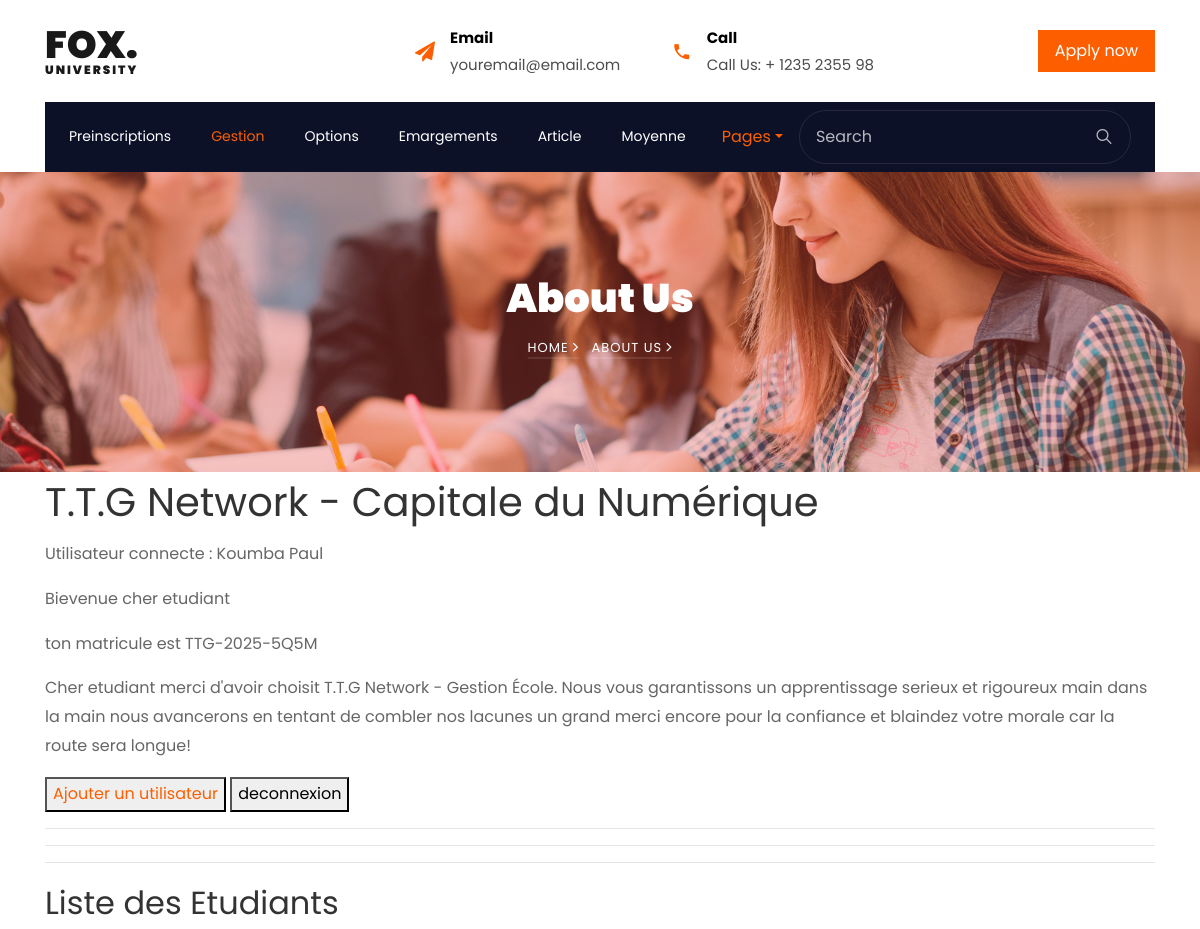
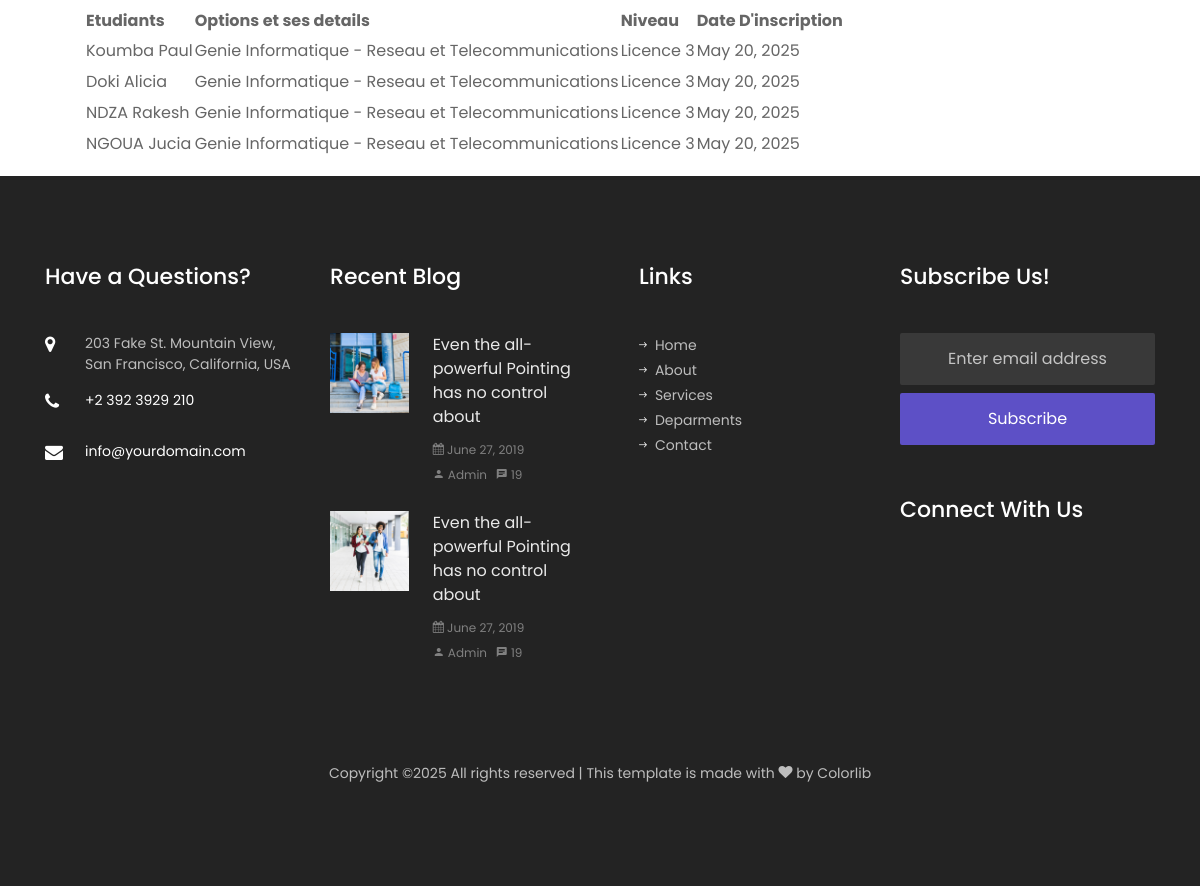
The page /etudiant (signed in) on the database its author committed (2 pictures, top to bottom).
### Projet_annee/models.py (models this page shows, shortened)
class User(AbstractUser):
    ROLES = (
        ('admin', 'Administrateur'),
        ('formateur', 'Formateur'),
        ('etudiant', 'Étudiant'),
        ('parent', 'Parent'),
    )
    role = models.CharField(max_length=20, choices=ROLES)
    code_formateur = models.CharField(max_length=10, unique=True, null=True, blank=True)
    code_parent = models.CharField(max_length=10, unique=True, null=True, blank=True)
    matricule = models.CharField(max_length=30, unique=True, null=True, blank=True)

class Etudiant(models.Model):
    user = models.OneToOneField(User, on_delete=models.CASCADE, limit_choices_to={'role': 'etudiant'})
    option = models.ForeignKey(Option, on_delete=models.SET_NULL, null=True)
    niveau = models.ForeignKey(Niveau, on_delete=models.SET_NULL, null=True)
    date_inscription = models.DateField(default=timezone.now)

class Option(models.Model):
    nom = models.CharField(max_length=100)
    filiere = models.ForeignKey(Filiere, on_delete=models.CASCADE)
    def __str__(self):
        return f"{self.nom} - {self.filiere.nom}"

class Filiere(models.Model):
    nom = models.CharField(max_length=100)

class Niveau(models.Model):
    nom = models.CharField(max_length=50)
    def __str__(self):
        return self.nom

### Projet_annee/views.py (the view)
# urls.py: path('etudiant', views.etudiants_view, name='etudiant'),
@login_required
def etudiants_view(request):
    etudiants = Etudiant.objects.all()
    return render(request, 'liste_etudiants.html', {'etudiants': etudiants})

### Projet_annee/templates/liste_etudiants.html (shortened to what this page needs)
{% extends "base.html" %}
{% block content %}
  <hr>
  <h2>Liste des Etudiants</h2>
  <ul>
      <table>
        <tr>
          <th>Etudiants</th>
          <th>Options et ses details</th>
          <th>Niveau</th>
          <th>Date D'inscription</th>
        </tr>
        {% for etudiant in etudiants %}
        <tr>
          <td>{{ etudiant.user }}</td>
          <td>{{ etudiant.option }}</td>
          <td>{{ etudiant.niveau }}</td>
          <td>{{ etudiant.date_inscription }}</td>
        </tr>
        {% endfor %}
      </table>
  </ul>
{% endblock %}

### Projet_annee/templates/base.html (shortened to what this page needs)
<!DOCTYPE html>
{% load static  %}
<html lang="en">
  <head>
    <link rel="stylesheet" href="{% static 'css/open-iconic-bootstrap.min.css' %}">
    <link rel="stylesheet" href="{% static 'css/animate.css' %}">
    <link rel="stylesheet" href="{% static 'css/owl.carousel.min.css' %}">
    <link rel="stylesheet" href="{% static 'css/owl.theme.default.min.css' %}">
    <link rel="stylesheet" href="{% static 'css/magnific-popup.css' %}">
    <link rel="stylesheet" href="{% static 'css/aos.css' %}">
    <link rel="stylesheet" href="{% static 'css/ionicons.min.css' %}">
    <link rel="stylesheet" href="{% static 'css/flaticon.css' %}">
    <link rel="stylesheet" href="{% static 'css/icomoon.css' %}">
    <link rel="stylesheet" href="{% static 'css/style.css' %}">
  </head>
  <body>
	  <div class="bg-top navbar-light">
    	<div class="container">
    		<div class="row no-gutters d-flex align-items-center align-items-stretch">
    			<div class="col-md-4 d-flex align-items-center py-4">
    				<a class="navbar-brand" href="index.html">Fox. <span>University</span></a>
    			</div>
	    		<div class="col-lg-8 d-block">
		    		<div class="row d-flex">
					    <div class="col-md d-flex topper align-items-center align-items-stretch py-md-4">
					    	<div class="icon d-flex justify-content-center align-items-center"><span class="icon-paper-plane"></span></div>
					    	<div class="text">
					    		<span>Email</span>
						    	<span>youremail@email.com</span>
						    </div>
					    </div>
					    <div class="col-md d-flex topper align-items-center align-items-stretch py-md-4">
					    	<div class="icon d-flex justify-content-center align-items-center"><span class="icon-phone2"></span></div>
						    <div class="text">
						    	<span>Call</span>
						    	<span>Call Us: + 1235 2355 98</span>
						    </div>
					    </div>
					    <div class="col-md topper d-flex align-items-center justify-content-end">
					    	<p class="mb-0">
					    		<a href="#" class="btn py-2 px-3 btn-primary d-flex align-items-center justify-content-center">
					    			<span>Apply now</span>
					    		</a>
					    	</p>
					    </div>
				    </div>
			    </div>
		    </div>
		  </div>
    </div>
	  <nav class="navbar navbar-expand-lg navbar-dark bg-dark ftco-navbar-light" id="ftco-navbar">
	    <div class="container d-flex align-items-center px-4">
	      <form action="#" class="searchform order-lg-last">
          <div class="form-group d-flex">
            <input type="text" class="form-control pl-3" placeholder="Search">
            <button type="submit" placeholder="" class="form-control search"><span class="ion-ios-search"></span></button>
          </div>
        </form>
	      <div class="collapse navbar-collapse" id="ftco-nav">
	        <ul class="navbar-nav mr-auto">
	        	<li class="nav-item"><a href="{% url 'preinscription' %}" class="nav-link pl-0">Preinscriptions</a></li>
	        	<li class="nav-item active"><a href="{% url 'admin:index' %}" class="nav-link">Gestion</a></li>
	        	<li class="nav-item"><a href="{% url 'options' %}" class="nav-link">Options</a></li>
	        	<li class="nav-item"><a href="{% url 'liste_emargements' %}" class="nav-link">Emargements</a></li>
	        	<li class="nav-item"><a href="{% url 'article' %}" class="nav-link">Article</a></li>
	          <li class="nav-item"><a href="{% url 'recherche_moyenne' %}" class="nav-link">Moyenne</a></li>
	        </ul>
	      </div>
        <div class="nav-item dropdown">
                    <a href="#" class="nav-link dropdown-toggle" data-bs-toggle="dropdown">Pages</a>
	    </div>
	  </nav>
    <section class="hero-wrap hero-wrap-2" style="background-image: url('static/images/bg_1.jpg');">
      <div class="overlay"></div>
      <div class="container">
        <div class="row no-gutters slider-text align-items-center justify-content-center">
          <div class="col-md-9 ftco-animate text-center">
            <h1 class="mb-2 bread">About Us</h1>
            <p class="breadcrumbs"><span class="mr-2"><a href="index.html">Home <i class="ion-ios-arrow-forward"></i></a></span> <span>About us <i class="ion-ios-arrow-forward"></i></span></p>
          </div>
        </div>
      </div>
    </section>
      <section>
          <div class="container border:10px-solid-black ">
    <header>
      <h1>T.T.G Network - Capitale du Numérique</h1>
      <main>
          <p>Utilisateur connecte : {{user}}</p>
            {% if user.is_authenticated %}
            {% if user.role %}
            <p>Bievenue cher {{user.role}} </p>
            {% else %}
            <p>Bievenue cher Admin </p>
            {% endif %}
              {% if user.matricule %}
              <p>ton matricule est {{user.matricule}}</p>
              <p>
                  Cher etudiant merci d'avoir choisit T.T.G Network - Gestion École.
                  Nous vous garantissons un apprentissage serieux et rigoureux main dans
                  la main nous avancerons en tentant de combler nos lacunes un grand merci
                  encore pour la confiance et blaindez votre morale car la route sera longue!
              </p>
              {% endif %}
            {% endif %}
          <button><a href="{% url 'urlregister' %}">Ajouter un utilisateur</a></button>
          <a href="{% url 'urllogout' %}"><button>deconnexion</button></a>
          <hr>
          <hr>
        </main>
    </header>
      </section>
        <div class="container">
          {% block content %}{% endblock %}
        </div>
      <footer class="ftco-footer ftco-bg-dark ftco-section">
      <div class="container">
        <div class="row mb-5">
          <div class="col-md-6 col-lg-3">
            <div class="ftco-footer-widget mb-5">
            	<h2 class="ftco-heading-2">Have a Questions?</h2>
            	<div class="block-23 mb-3">
	              <ul>
	                <li><span class="icon icon-map-marker"></span><span class="text">203 Fake St. Mountain View, San Francisco, California, USA</span></li>
	                <li><a href="#"><span class="icon icon-phone"></span><span class="text">+2 392 3929 210</span></a></li>
	                <li><a href="#"><span class="icon icon-envelope"></span><span class="text">info@yourdomain.com</span></a></li>
	              </ul>
	            </div>
            </div>
          </div>
          <div class="col-md-6 col-lg-3">
            <div class="ftco-footer-widget mb-5">
              <h2 class="ftco-heading-2">Recent Blog</h2>
              <div class="block-21 mb-4 d-flex">
                <a class="blog-img mr-4" style="background-image: url(static/images/image_1.jpg);"></a>
                <div class="text">
                  <h3 class="heading"><a href="#">Even the all-powerful Pointing has no control about</a></h3>
                  <div class="meta">
                    <div><a href="#"><span class="icon-calendar"></span> June 27, 2019</a></div>
                    <div><a href="#"><span class="icon-person"></span> Admin</a></div>
                    <div><a href="#"><span class="icon-chat"></span> 19</a></div>
                  </div>
                </div>
              </div>
              <div class="block-21 mb-5 d-flex">
                <a class="blog-img mr-4" style="background-image: url(static/images/image_2.jpg);"></a>
                <div class="text">
                  <h3 class="heading"><a href="#">Even the all-powerful Pointing has no control about</a></h3>
                  <div class="meta">
                    <div><a href="#"><span class="icon-calendar"></span> June 27, 2019</a></div>
                    <div><a href="#"><span class="icon-person"></span> Admin</a></div>
                    <div><a href="#"><span class="icon-chat"></span> 19</a></div>
                  </div>
                </div>
              </div>
            </div>
          </div>
          <div class="col-md-6 col-lg-3">
            <div class="ftco-footer-widget mb-5 ml-md-4">
              <h2 class="ftco-heading-2">Links</h2>
              <ul class="list-unstyled">
                <li><a href="#"><span class="ion-ios-arrow-round-forward mr-2"></span>Home</a></li>
                <li><a href="#"><span class="ion-ios-arrow-round-forward mr-2"></span>About</a></li>
                <li><a href="#"><span class="ion-ios-arrow-round-forward mr-2"></span>Services</a></li>
                <li><a href="#"><span class="ion-ios-arrow-round-forward mr-2"></span>Deparments</a></li>
                <li><a href="#"><span class="ion-ios-arrow-round-forward mr-2"></span>Contact</a></li>
              </ul>
            </div>
          </div>
          <div class="col-md-6 col-lg-3">
            <div class="ftco-footer-widget mb-5">
            	<h2 class="ftco-heading-2">Subscribe Us!</h2>
              <form action="#" class="subscribe-form">
                <div class="form-group">
                  <input type="text" class="form-control mb-2 text-center" placeholder="Enter email address">
                  <input type="submit" value="Subscribe" class="form-control submit px-3">
                </div>
              </form>
            </div>
            <div class="ftco-footer-widget mb-5">
            	<h2 class="ftco-heading-2 mb-0">Connect With Us</h2>
            	<ul class="ftco-footer-social list-unstyled float-md-left float-lft mt-3">
              </ul>
            </div>
          </div>
        </div>
        <div class="row">
          <div class="col-md-12 text-center">
            <p>
  Copyright &copy;<script>document.write(new Date().getFullYear());</script> All rights reserved | This template is made with <i class="icon-heart" aria-hidden="true"></i> by <a href="https://colorlib.com" target="_blank">Colorlib</a>
  </p>
          </div>
        </div>
      </div>
    </footer>
  </body>
</html>

### Projet_annee/static/css/icomoon.css (style rules this page uses)
[class^="icon-"], [class*=" icon-"] { font-family: 'icomoon' !important; speak: none; font-style: normal; font-weight: normal; font-variant: normal; text-transform: none; line-height: 1; -webkit-font-smoothing: antialiased; -moz-osx-font-smoothing: grayscale; }
.icon-heart:before { content: "\f004"; }
.icon-map-marker:before { content: "\f041"; }
.icon-calendar:before { content: "\f073"; }
.icon-phone:before { content: "\f095"; }
.icon-envelope:before { content: "\f0e0"; }
.icon-paper-plane:before { content: "\f1d8"; }
.icon-phone2:before { content: "\e0cd"; }
.icon-chat:before { content: "\e0b7"; }
.icon-person:before { content: "\e7fd"; }

### rows shown on the page
User: username "Koumba Paul", role "etudiant", matricule "TTG-2025-5Q5M"
Etudiant: user "Koumba Paul", option "Genie Informatique - Reseau et Telecommunications", niveau "Licence 3", date_inscription "May 20, 2025"
Etudiant: user "Doki Alicia", option "Genie Informatique - Reseau et Telecommunications", niveau "Licence 3", date_inscription "May 20, 2025"
Etudiant: user "NDZA Rakesh", option "Genie Informatique - Reseau et Telecommunications", niveau "Licence 3", date_inscription "May 20, 2025"
Etudiant: user "NGOUA Jucia", option "Genie Informatique - Reseau et Telecommunications", niveau "Licence 3", date_inscription "May 20, 2025"
